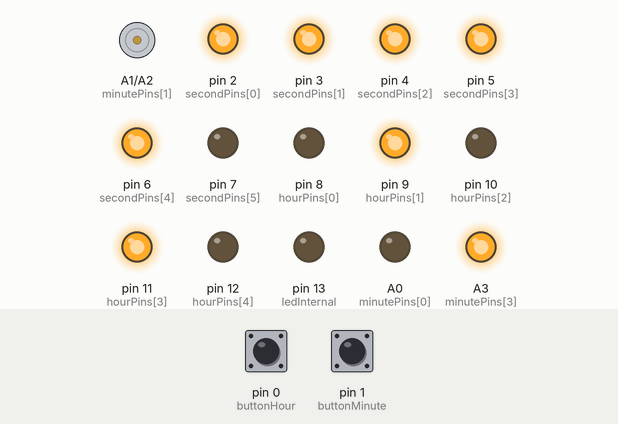
Bench run of a sketch on a simulated Arduino Nano, built with avr-gcc and run on an emulated ATmega328P. Parts: motor-driver pin pairs drawn as motors (green arrow = first pin HIGH = forward, orange = second pin HIGH = backward, longer = more drive), output pins drawn as LEDs (lit = HIGH). Dashed ring = blinking. Inputs (shaded band) come from the test bench; at power-on: pin 0 (buttonHour) HIGH, pin 1 (buttonMinute) HIGH. The local clock reads 2024-03-15 10:24:30 at power-on unless the sketch sets it.

Above: at 1.3 s.
1.4 s: pin 0 (buttonHour) pulled LOW for 3.2 s
At 2.6 s:
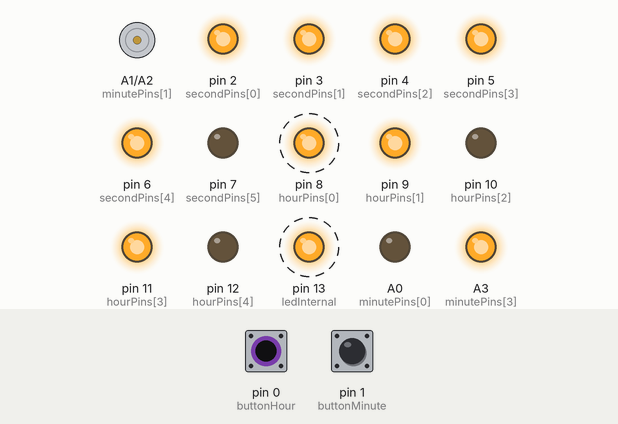
6.1 s: pin 1 (buttonMinute) pulled LOW for 0.3 s
At 7.7 s:
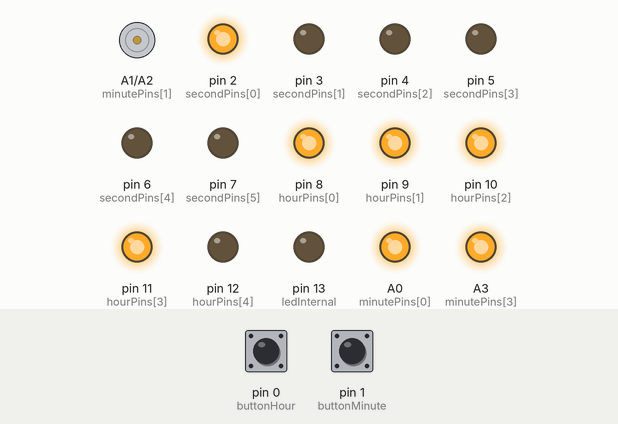
9.4 s: pin 0 (buttonHour) pulled LOW for 0.3 s
At 11.6 s:
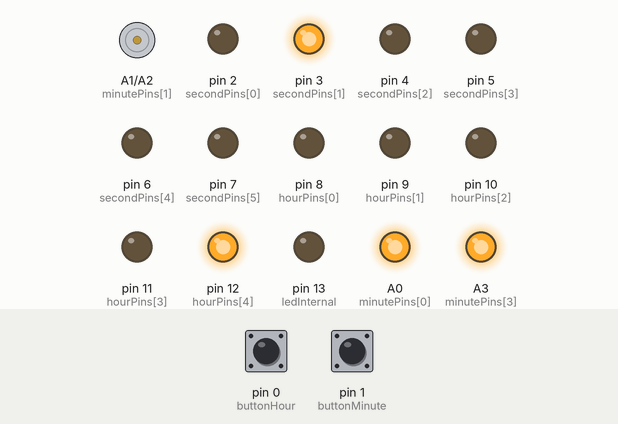
12.7 s: pin 1 (buttonMinute) pulled LOW for 1 s
At 14.4 s:
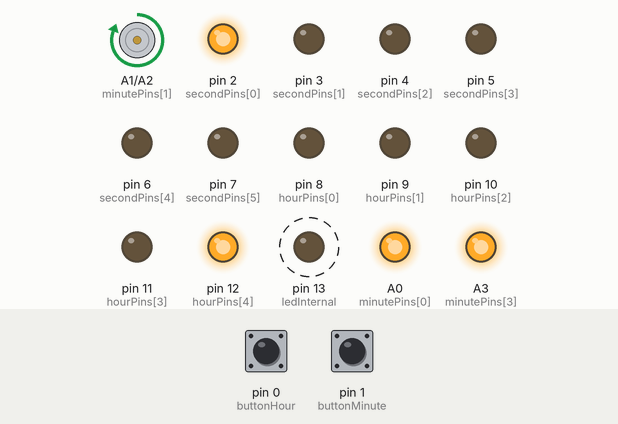
16.5 s: pin 0 (buttonHour) pulled LOW for 1 s
At 18.6 s:
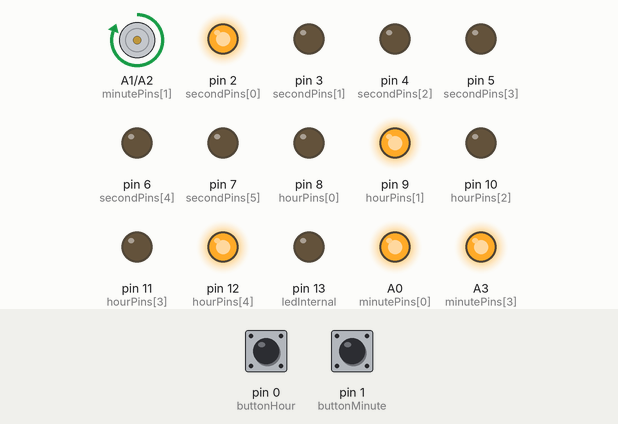
20.5 s: pin 1 (buttonMinute) pulled LOW for 0.3 s
At 23.9 s:
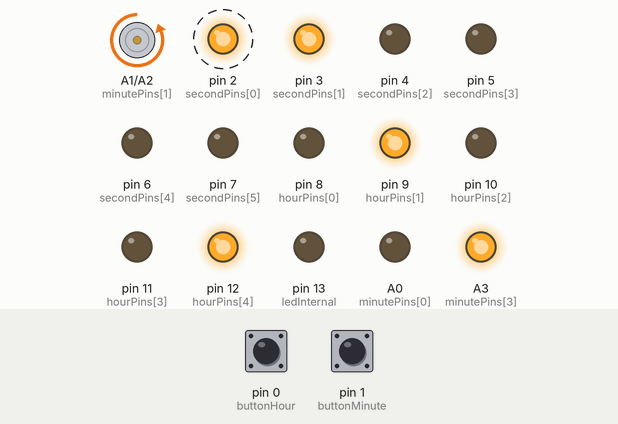
Timing chart, 0 to 27.6 s (numbered marks = the images above; inputs shaded):
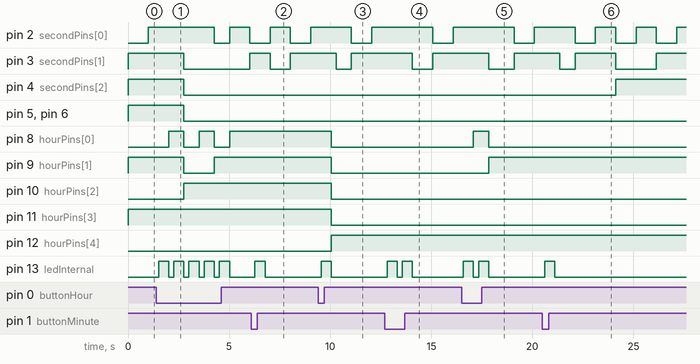

Measured:
- after the input at 1.4 s, pin 5 (secondPins[3]), pin 6 (secondPins[4]): HIGH → LOW after 1.4 s instead of 0.61 s
- after the input at 6.1 s, pin 3 (secondPins[1]): HIGH → LOW after 0.93 s instead of 1.9 s; pin 4 (secondPins[2]): stays LOW (without the input it goes to HIGH after 1.9 s); pin 13 (ledInternal): LOW → HIGH after 0.18 s, → LOW 0.50 s later; A0 (minutePins[0]): LOW → HIGH after 0.68 s
- after the input at 9.4 s, pin 4 (secondPins[2]): stays LOW (without the input it goes to HIGH after 0.65 s); pin 8 (hourPins[0]), pin 9 (hourPins[1]), pin 10 (hourPins[2]), pin 11 (hourPins[3]): HIGH → LOW after 0.65 s; pin 12 (hourPins[4]): LOW → HIGH after 0.65 s; pin 13 (ledInternal): LOW → HIGH after 0.15 s, → LOW 0.50 s later
- after the input at 12.7 s, pin 4 (secondPins[2]): stays LOW (without the input it goes to HIGH after 0.37 s); pin 13 (ledInternal): alternates HIGH for 0.50 s and LOW for 0.25 s, 4 changes in all, then stays LOW, starting after 0.12 s
- after the input at 16.5 s, pin 4 (secondPins[2]): stays LOW (without the input it goes to HIGH after 0.59 s); pin 8 (hourPins[0]): LOW → HIGH after 0.58 s, → LOW 0.75 s later; pin 9 (hourPins[1]): LOW → HIGH after 1.3 s; pin 13 (ledInternal): alternates HIGH for 0.50 s and LOW for 0.25 s, 4 changes in all, then stays LOW, starting after 0.08 s
- after the input at 20.5 s, pin 5 (secondPins[3]): stays LOW (without the input it goes to HIGH after 4.6 s); pin 13 (ledInternal): LOW → HIGH after 0.11 s, → LOW 0.50 s later; A0 (minutePins[0]): HIGH → LOW after 0.61 s; motor on A1 (minutePins[1]) / A2 (minutePins[2]): forward 255/255 → backward 255/255 after 0.61 s
- by itself, pin 2 (secondPins[0]): alternates HIGH for 1.0 s and LOW for 1.0 s

The sketch:

BinaryClock.ino
```cpp
/**
 * @file BinaryClock.ino
 * @brief Implementación de un reloj binario utilizando un Arduino Nano y un módulo RTC DS3231.
 *
 * Este programa muestra la hora en formato binario utilizando LEDs conectados a un Arduino Nano.
 * También permite el ajuste de la hora mediante botones y utiliza el LED interno para indicar errores del RTC.
 *
 * Hardware utilizado:
 * - Módulo RUIZHI - Módulo Board con Chip CH340 (Arduino Nano Clon)
 * - DollaTek Expansion Prototype Shield
 * - Módulo RTC DS3231
 * - Resistencias 220 Ohm.
 * - Transistores NPN 2N2222
 * - Botones con led para 6.3V (5V).
 *
 * Para usar el Clon de Arduino Nano es necesario instalar el driver CH340 y usar el procesador "ATmega328P (Old Bootloader)"
 *
 * @author Nahúm Manuel Martín Vegas
 * @date 2015-01-22
 */

#include <Wire.h>
#include <RTClib.h>  // Librería para el DS3231

RTC_DS3231 rtc;  // Crear objeto RTC

// Pines para LEDs que mostrarán los segundos en binario (D2-D7)
const int secondPins[] = {2, 3, 4, 5, 6, 7};

// Pines para LEDs que mostrarán los minutos en binario (A0-A5)
const int minutePins[] = {A0, A1, A2, A3, A6, A7};

// Pines para LEDs que mostrarán las horas en binario (D8-D12)
const int hourPins[] = {8, 9, 10, 11, 12};

// Botones para ajuste de hora y minutos
const int buttonHour = 0;
const int buttonMinute = 1;

// LED interno del Arduino Nano
const int ledInternal = 13;

void setup() {
    Wire.begin();  // Iniciar I2C

    // Configurar pines de segundos como salida
    for (int pin : secondPins) pinMode(pin, OUTPUT);

    // Configurar pines de minutos como salida
    for (int pin : minutePins) pinMode(pin, OUTPUT);

    // Configurar pines de horas como salida
    for (int pin : hourPins) pinMode(pin, OUTPUT);

    // Configurar LED interno como salida
    pinMode(ledInternal, OUTPUT);

    // Configurar botones como entrada con pull-up interno
    pinMode(buttonHour, INPUT_PULLUP);
    pinMode(buttonMinute, INPUT_PULLUP);

    // Iniciar el RTC
    if (!rtc.begin()) {
        // Indicar error con el LED interno
        while (1) {
            digitalWrite(ledInternal, HIGH);
            delay(500);
            digitalWrite(ledInternal, LOW);
            delay(500);
        }
    }

    if (rtc.lostPower()) {
        // Indicar pérdida de alimentación con parpadeo rápido
        for (int i = 0; i < 10; i++) {
            digitalWrite(ledInternal, HIGH);
            delay(100);
            digitalWrite(ledInternal, LOW);
            delay(100);
        }
        rtc.adjust(DateTime(F(__DATE__), F(__TIME__))); // Configura la hora del sistema
    }
}

void loop() {
    DateTime now = rtc.now();  // Obtener la hora actual del DS3231
    int hours = now.hour();
    int minutes = now.minute();

    // Ajuste de hora y minutos con botones
    if (digitalRead(buttonHour) == LOW) {
        hours = (hours + 1) % 24;
        rtc.adjust(DateTime(now.year(), now.month(), now.day(), hours, minutes, 0));
        digitalWrite(ledInternal, HIGH);
        delay(500); // Evita rebotes
        digitalWrite(ledInternal, LOW);
    }

    if (digitalRead(buttonMinute) == LOW) {
        minutes = (minutes + 1) % 60;
        rtc.adjust(DateTime(now.year(), now.month(), now.day(), hours, minutes, 0));
        digitalWrite(ledInternal, HIGH);
        delay(500); // Evita rebotes
        digitalWrite(ledInternal, LOW);
    }

    // Mostrar los segundos en binario en los LEDs D2-D7
    int seconds = now.second();
    for (int i = 0; i < 6; i++) {
        digitalWrite(secondPins[i], (seconds >> i) & 1);
    }

    // Mostrar los minutos en binario en los LEDs A0-A5
    for (int i = 0; i < 6; i++) {
        digitalWrite(minutePins[i], (minutes >> i) & 1);
    }

    // Mostrar las horas en binario en los LEDs D8-D12
    for (int i = 0; i < 5; i++) {
        digitalWrite(hourPins[i], (hours >> i) & 1);
    }

    delay(250);  // Refresco rápido para los LEDs binarios
}
```
